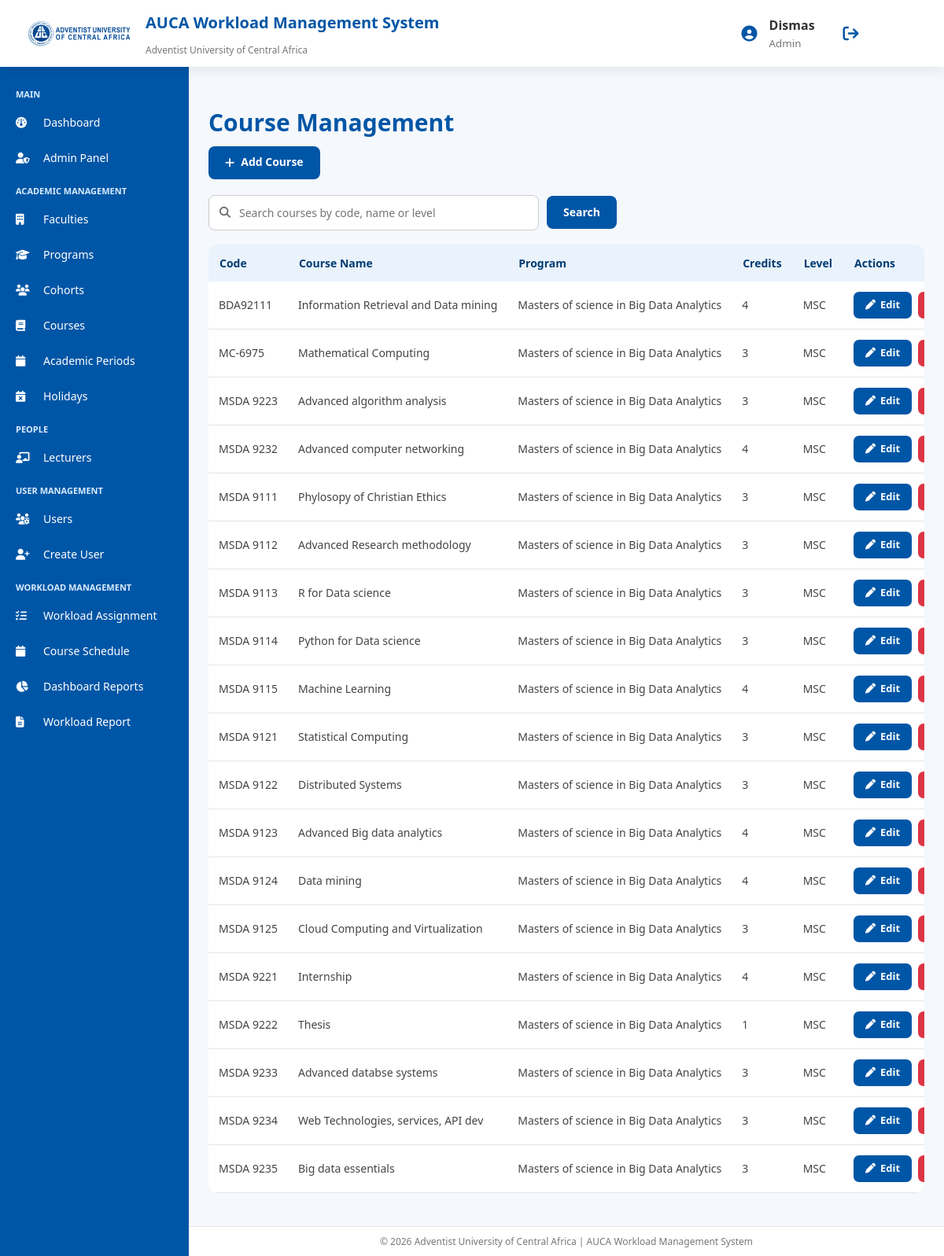
/academics/courses/ (signed in), run on the app's committed database.
### accounts/models.py (models this page shows, shortened)
class User(AbstractUser):
    ROLE_CHOICES = [
        ('admin', 'Admin'),
        ('lecturer', 'Lecturer'),
        ('representative', 'Class Representative'),
    ]
    role = models.CharField(
        max_length=20,
        choices=ROLE_CHOICES,
        default='lecturer'
    )

### academics/models.py (models this page shows, shortened)
class Course(models.Model):
    program = models.ForeignKey(
        Program,
        on_delete=models.CASCADE,
        related_name="courses",
        null=True,
        blank=True
    )
    code = models.CharField(
        max_length=20,
        unique=True
    )
    name = models.CharField(
        max_length=200
    )
    credits = models.IntegerField()
    level = models.CharField(
        max_length=20
    )
    class Meta:
        ordering = [
            "code"
        ]

class Program(models.Model):
    faculty = models.ForeignKey(
        Faculty,
        on_delete=models.CASCADE,
        related_name="programs"
    )
    name = models.CharField(
        max_length=200
    )
    class Meta:
        ordering = ['name']
        unique_together = [
            ('faculty', 'name')
        ]

### academics/views.py (the view)
@login_required
@admin_required
def course_list(request):
    return searchable_list(
        request,
        Course.objects.select_related("program"),
        COURSE_SEARCH_FIELDS,
        "academics/courses.html",
        "courses",
        "Search courses by code, name or level"
    )

### academics/views.py (called while the page is built)
def searchable_list(request, queryset, fields, template, key, placeholder):
    context = search_context(
        request,
        placeholder=placeholder
    )
    filtered = search(
        queryset,
        context["search_query"],
        fields
    )
    context.update({
        key: filtered,
        "total_count": queryset.count(),
        "result_count": filtered.count(),
    })
    return render(
        request,
        template,
        context
    )

### common/search.py (called while the page is built, shortened)
def get_query(request, param="q"):
    return (request.GET.get(param) or "").strip()

def search(queryset, query, fields):
    if not query or not fields:
        return queryset

def search_context(request, param="q", placeholder="Search..."):
    query = get_query(request, param)
    return {
        "search_query": query,
        "search_param": param,
        "search_placeholder": placeholder,
        "is_searching": bool(query),
    }

### templates/academics/courses.html (shortened to what this page needs)
{% extends 'base.html' %}
{% block content %}
<div class="dashboard-wrapper">
<h2 class="page-title">
Course Management
</h2>
<a href="{% url 'academics:course_create' %}"
class="admin-dashboard-btn">
<i class="fa-solid fa-plus"></i>
Add Course
</a>
{% include "partials/search_box.html" %}
<div class="table-scroll">
<table class="modern-table">
<tr>
<th>
Code
</th>
<th>
Course Name
</th>
<th>
Program
</th>
<th>
Credits
</th>
<th>
Level
</th>
<th>
Actions
</th>
</tr>
{% for course in courses %}
<tr>
<td>
{{ course.code }}
</td>
<td>
{{ course.name }}
</td>
<td>
{% if course.program %}
{{ course.program.name }}
{% else %}
Not Assigned
{% endif %}
</td>
<td>
{{ course.credits }}
</td>
<td>
{{ course.level }}
</td>
<td>
<div class="table-actions">
<a href="{% url 'academics:course_update' course.id %}"
class="edit-btn">
<i class="fa-solid fa-pen"></i>
Edit
</a>
<a href="{% url 'academics:course_delete' course.id %}"
class="delete-link">
</a>
</div>
</td>
</tr>
{% endfor %}
</table>
</div>
</div>
{% endblock %}

### templates/base.html (shortened to what this page needs)
{% load static %}
<!DOCTYPE html>
<html lang="en">
<head>
<link rel="stylesheet"
href="https://cdnjs.cloudflare.com/ajax/libs/font-awesome/6.5.0/css/all.min.css">
<link rel="stylesheet"
href="{% static 'css/style.css' %}">
</head>
<body>
<header class="top-header">
<div class="brand">
<img src="{% static 'images/AUCA Logo.png' %}" alt="AUCA Logo">
<div class="system-title">
<h1>AUCA Workload Management System</h1>
<p>Adventist University of Central Africa</p>
</div>
</div>
<div class="user-area">
<i class="fa-solid fa-circle-user"></i>
<div>
<strong>
{% if user.is_authenticated %}
{{ user.username }}
{% else %}
Guest
{% endif %}
</strong>
<br>
<small>
{% if user.is_authenticated %}
{{ user.role|title }}
{% else %}
System User
{% endif %}
</small>
</div>
{% if user.is_authenticated %}
<a href="{% url 'accounts:logout' %}" class="logout-btn">
<i class="fa fa-sign-out"></i>
</a>
{% endif %}
</div>
</header>
<aside class="sidebar">
<div class="menu-title">MAIN</div>
{% if user.is_superuser or user.role == "admin" %}
<a href="{% url 'admin_dashboard' %}">
<i class="fa fa-dashboard"></i>
Dashboard
</a>
<a href="{% url 'admin:index' %}">
<i class="fa fa-user-shield"></i>
Admin Panel
</a>
<div class="menu-title">ACADEMIC MANAGEMENT</div>
<a href="{% url 'academics:faculty_list' %}">
<i class="fa fa-building"></i>
Faculties
</a>
<a href="{% url 'academics:program_list' %}">
<i class="fa fa-graduation-cap"></i>
Programs
</a>
<a href="{% url 'academics:cohort_list' %}">
<i class="fa fa-users"></i>
Cohorts
</a>
<a href="{% url 'academics:course_list' %}">
<i class="fa fa-book"></i>
Courses
</a>
<a href="{% url 'academics:academic_period_list' %}">
<i class="fa fa-calendar"></i>
Academic Periods
</a>
<a href="{% url 'academics:holiday_list' %}">
<i class="fa fa-calendar-xmark"></i>
Holidays
</a>
<div class="menu-title">PEOPLE</div>
<a href="{% url 'academics:lecturer_list' %}">
<i class="fa fa-chalkboard-user"></i>
Lecturers
</a>
<div class="menu-title">USER MANAGEMENT</div>
<a href="{% url 'accounts:user_list' %}">
<i class="fa fa-users-cog"></i>
Users
</a>
<a href="{% url 'accounts:create_user' %}">
<i class="fa fa-user-plus"></i>
Create User
</a>
<div class="menu-title">WORKLOAD MANAGEMENT</div>
<a href="{% url 'workload:assignment' %}">
<i class="fa fa-list-check"></i>
Workload Assignment
</a>
<a href="{% url 'workload:master_calendar' %}">
<i class="fa fa-calendar"></i>
Course Schedule
</a>
<a href="{% url 'reports' %}">
<i class="fa fa-chart-pie"></i>
Dashboard Reports
</a>
<a href="{% url 'reports:workload_report' %}">
<i class="fa fa-file-lines"></i>
Workload Report
</a>
{% endif %}
</aside>
<main class="content">
{% block content %}
{% endblock %}
</main>
<footer class="footer">
    © <span id="current-year"></span> Adventist University of Central Africa |
    AUCA Workload Management System
</footer>
</body>
</html>

### data on the page
User: username "Dismas", role "Admin"
Course: code "BDA92111", name "Information Retrieval and Data mining", program.name "Masters of science in Big Data Analytics", credits "4", level "MSC"
Course: code "MC-6975", name "Mathematical Computing", program.name "Masters of science in Big Data Analytics", credits "3", level "MSC"
Course: code "MSDA 9223", name "Advanced algorithm analysis", program.name "Masters of science in Big Data Analytics", credits "3", level "MSC"
Course: code "MSDA 9232", name "Advanced computer networking", program.name "Masters of science in Big Data Analytics", credits "4", level "MSC"
Course: code "MSDA 9111", name "Phylosopy of Christian Ethics", program.name "Masters of science in Big Data Analytics", credits "3", level "MSC"
Course: code "MSDA 9112", name "Advanced Research methodology", program.name "Masters of science in Big Data Analytics", credits "3", level "MSC"
Course: code "MSDA 9113", name "R for Data science", program.name "Masters of science in Big Data Analytics", credits "3", level "MSC"
Course: code "MSDA 9114", name "Python for Data science", program.name "Masters of science in Big Data Analytics", credits "3", level "MSC"
Course: code "MSDA 9115", name "Machine Learning", program.name "Masters of science in Big Data Analytics", credits "4", level "MSC"
Course: code "MSDA 9121", name "Statistical Computing", program.name "Masters of science in Big Data Analytics", credits "3", level "MSC"
Course: code "MSDA 9122", name "Distributed Systems", program.name "Masters of science in Big Data Analytics", credits "3", level "MSC"
Course: code "MSDA 9123", name "Advanced Big data analytics", program.name "Masters of science in Big Data Analytics", credits "4", level "MSC"
Course: code "MSDA 9124", name "Data mining", program.name "Masters of science in Big Data Analytics", credits "4", level "MSC"
Course: code "MSDA 9125", name "Cloud Computing and Virtualization", program.name "Masters of science in Big Data Analytics", credits "3", level "MSC"
Course: code "MSDA 9221", name "Internship", program.name "Masters of science in Big Data Analytics", credits "4", level "MSC"
Course: code "MSDA 9222", name "Thesis", program.name "Masters of science in Big Data Analytics", credits "1", level "MSC"
Course: code "MSDA 9233", name "Advanced databse systems", program.name "Masters of science in Big Data Analytics", credits "3", level "MSC"
Course: code "MSDA 9234", name "Web Technologies, services, API dev", program.name "Masters of science in Big Data Analytics", credits "3", level "MSC"
Course: code "MSDA 9235", name "Big data essentials", program.name "Masters of science in Big Data Analytics", credits "3", level "MSC"
